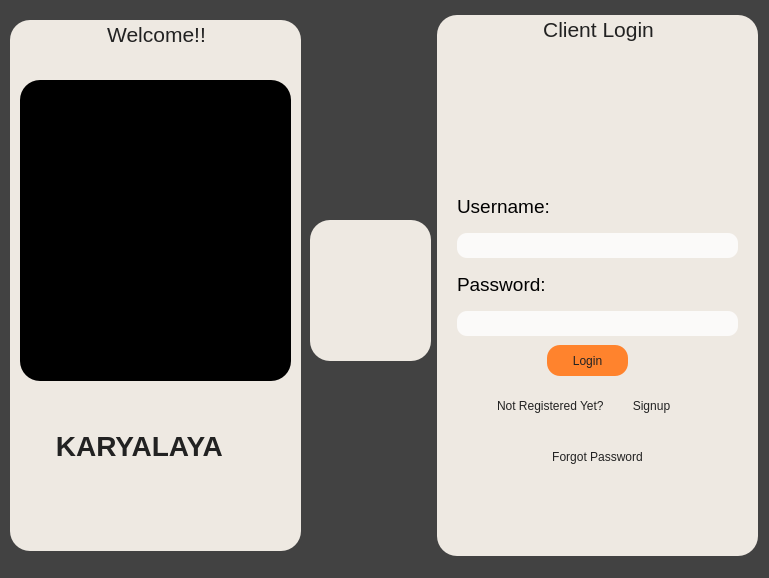
<?xml version="1.0" encoding="UTF-8"?>
<ui version="4.0">
 <class>ClientloginDialog</class>
 <widget class="QDialog" name="ClientloginDialog">
  <property name="geometry">
   <rect>
    <x>0</x>
    <y>0</y>
    <width>769</width>
    <height>578</height>
   </rect>
  </property>
  <property name="font">
   <font>
    <pointsize>13</pointsize>
    <bold>false</bold>
   </font>
  </property>
  <property name="windowTitle">
   <string>Dialog</string>
  </property>
  <property name="styleSheet">
   <string notr="true">background-color: rgb(66, 66, 66);</string>
  </property>
  <widget class="QGroupBox" name="login">
   <property name="geometry">
    <rect>
     <x>437</x>
     <y>15</y>
     <width>321</width>
     <height>541</height>
    </rect>
   </property>
   <property name="font">
    <font>
     <pointsize>16</pointsize>
     <bold>false</bold>
    </font>
   </property>
   <property name="styleSheet">
    <string notr="true">background-color: #eee9e2;
color: #222;
border-radius:20px</string>
   </property>
   <property name="inputMethodHints">
    <set>Qt::ImhPreferNumbers</set>
   </property>
   <property name="title">
    <string>Client Login</string>
   </property>
   <property name="alignment">
    <set>Qt::AlignCenter</set>
   </property>
   <widget class="QPushButton" name="pushButton_login">
    <property name="geometry">
     <rect>
      <x>110</x>
      <y>330</y>
      <width>81</width>
      <height>31</height>
     </rect>
    </property>
    <property name="cursor">
     <cursorShape>PointingHandCursor</cursorShape>
    </property>
    <property name="styleSheet">
     <string notr="true">

#pushButton_login:hover{
background-color: rgb(0, 145, 147);
}
#pushButton_login{
background-color:rgb(255, 131, 45);
border-color: rgb(255, 103, 36);
border-radius:13px;}</string>
    </property>
    <property name="text">
     <string>Login</string>
    </property>
   </widget>
   <widget class="QLabel" name="label_8">
    <property name="geometry">
     <rect>
      <x>110</x>
      <y>50</y>
      <width>101</width>
      <height>101</height>
     </rect>
    </property>
    <property name="styleSheet">
     <string notr="true">border-image: url(:/Images/Images/user.png);</string>
    </property>
    <property name="text">
     <string/>
    </property>
   </widget>
   <widget class="QPushButton" name="pushButton_forgot_password">
    <property name="geometry">
     <rect>
      <x>100</x>
      <y>430</y>
      <width>121</width>
      <height>24</height>
     </rect>
    </property>
    <property name="cursor">
     <cursorShape>PointingHandCursor</cursorShape>
    </property>
    <property name="styleSheet">
     <string notr="true">#pushButton_forgot_password:hover{
text-decoration:underline;
}</string>
    </property>
    <property name="text">
     <string>Forgot Password</string>
    </property>
   </widget>
   <widget class="QWidget" name="layoutWidget">
    <property name="geometry">
     <rect>
      <x>60</x>
      <y>380</y>
      <width>193</width>
      <height>22</height>
     </rect>
    </property>
    <layout class="QHBoxLayout" name="horizontalLayout">
     <item>
      <widget class="QLabel" name="label_9">
       <property name="text">
        <string>Not Registered Yet? </string>
       </property>
      </widget>
     </item>
     <item>
      <widget class="QPushButton" name="pushButton_signup">
       <property name="cursor">
        <cursorShape>PointingHandCursor</cursorShape>
       </property>
       <property name="styleSheet">
        <string notr="true">#pushButton_signup:hover{
text-decoration:underline;
}</string>
       </property>
       <property name="text">
        <string>Signup</string>
       </property>
      </widget>
     </item>
    </layout>
   </widget>
   <widget class="QWidget" name="layoutWidget">
    <property name="geometry">
     <rect>
      <x>20</x>
      <y>170</y>
      <width>281</width>
      <height>151</height>
     </rect>
    </property>
    <layout class="QVBoxLayout" name="verticalLayout">
     <item>
      <widget class="QLabel" name="label_6">
       <property name="font">
        <font>
         <pointsize>14</pointsize>
        </font>
       </property>
       <property name="styleSheet">
        <string notr="true">color: rgb(1, 1, 1);</string>
       </property>
       <property name="text">
        <string>Username:</string>
       </property>
      </widget>
     </item>
     <item>
      <widget class="QLineEdit" name="usernamelogin">
       <property name="font">
        <font>
         <pointsize>14</pointsize>
        </font>
       </property>
       <property name="styleSheet">
        <string notr="true">#usernamelogin{
background-color: #fbfaf9;
border-radius:10px;
}
#usernamelogin:hover{
background-color: rgba(166,145,113,0.14);
}
</string>
       </property>
      </widget>
     </item>
     <item>
      <widget class="QLabel" name="label_7">
       <property name="font">
        <font>
         <pointsize>14</pointsize>
        </font>
       </property>
       <property name="styleSheet">
        <string notr="true">color: rgb(1, 1, 1);</string>
       </property>
       <property name="text">
        <string>Password:</string>
       </property>
      </widget>
     </item>
     <item>
      <widget class="QLineEdit" name="passwordlogin">
       <property name="font">
        <font>
         <pointsize>14</pointsize>
        </font>
       </property>
       <property name="styleSheet">
        <string notr="true">#passwordlogin{
background-color: #fbfaf9;
border-radius:10px;
}
#passwordlogin:hover{
background-color: rgba(166,145,113,0.14);
}
</string>
       </property>
       <property name="echoMode">
        <enum>QLineEdit::Password</enum>
       </property>
      </widget>
     </item>
    </layout>
   </widget>
  </widget>
  <widget class="QGroupBox" name="login_2">
   <property name="geometry">
    <rect>
     <x>10</x>
     <y>20</y>
     <width>291</width>
     <height>531</height>
    </rect>
   </property>
   <property name="font">
    <font>
     <pointsize>16</pointsize>
     <bold>false</bold>
    </font>
   </property>
   <property name="styleSheet">
    <string notr="true">background-color: #eee9e2;
color: #222;
border-radius:20px</string>
   </property>
   <property name="inputMethodHints">
    <set>Qt::ImhPreferNumbers</set>
   </property>
   <property name="title">
    <string>Welcome!!</string>
   </property>
   <property name="alignment">
    <set>Qt::AlignCenter</set>
   </property>
   <widget class="QLabel" name="label_2">
    <property name="geometry">
     <rect>
      <x>10</x>
      <y>60</y>
      <width>271</width>
      <height>301</height>
     </rect>
    </property>
    <property name="styleSheet">
     <string notr="true">background-color: rgb(0, 0, 0);
image: url(:/Images/Gold_Graphic_K_Letter_Real_Estate_Logo_Template-removebg-preview.png);</string>
    </property>
    <property name="text">
     <string/>
    </property>
   </widget>
   <widget class="QLabel" name="label_3">
    <property name="geometry">
     <rect>
      <x>-60</x>
      <y>380</y>
      <width>301</width>
      <height>91</height>
     </rect>
    </property>
    <property name="font">
     <font>
      <pointsize>21</pointsize>
      <bold>true</bold>
     </font>
    </property>
    <property name="text">
     <string>          KARYALAYA</string>
    </property>
    <property name="alignment">
     <set>Qt::AlignCenter</set>
    </property>
   </widget>
  </widget>
  <widget class="QPushButton" name="pushButton_Home">
   <property name="geometry">
    <rect>
     <x>310</x>
     <y>220</y>
     <width>121</width>
     <height>141</height>
    </rect>
   </property>
   <property name="styleSheet">
    <string notr="true">background-color: #eee9e2;
color: #222;
border-radius:20px;
image: url(:/Images/Images/home .png);</string>
   </property>
   <property name="text">
    <string/>
   </property>
  </widget>
 </widget>
 <resources/>
 <connections/>
</ui>
